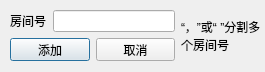
<?xml version="1.0" encoding="UTF-8"?>
<ui version="4.0">
 <class>TargetRoomDialog</class>
 <widget class="QDialog" name="TargetRoomDialog">
  <property name="geometry">
   <rect>
    <x>0</x>
    <y>0</y>
    <width>265</width>
    <height>72</height>
   </rect>
  </property>
  <property name="windowTitle">
   <string>Dialog</string>
  </property>
  <widget class="QWidget" name="">
   <property name="geometry">
    <rect>
     <x>10</x>
     <y>10</y>
     <width>250</width>
     <height>51</height>
    </rect>
   </property>
   <layout class="QGridLayout" name="gridLayout">
    <item row="0" column="0">
     <widget class="QLabel" name="label">
      <property name="text">
       <string>房间号</string>
      </property>
     </widget>
    </item>
    <item row="0" column="1" colspan="2">
     <widget class="QLineEdit" name="lineEdit_username"/>
    </item>
    <item row="0" column="3" rowspan="2">
     <widget class="QLabel" name="label_2">
      <property name="text">
       <string>“，”或“ ”分割多
个房间号</string>
      </property>
     </widget>
    </item>
    <item row="1" column="0" colspan="2">
     <widget class="QPushButton" name="pushButton_add">
      <property name="text">
       <string>添加</string>
      </property>
     </widget>
    </item>
    <item row="1" column="2">
     <widget class="QPushButton" name="pushButton_cancel">
      <property name="text">
       <string>取消</string>
      </property>
     </widget>
    </item>
   </layout>
  </widget>
 </widget>
 <resources/>
 <connections/>
</ui>
